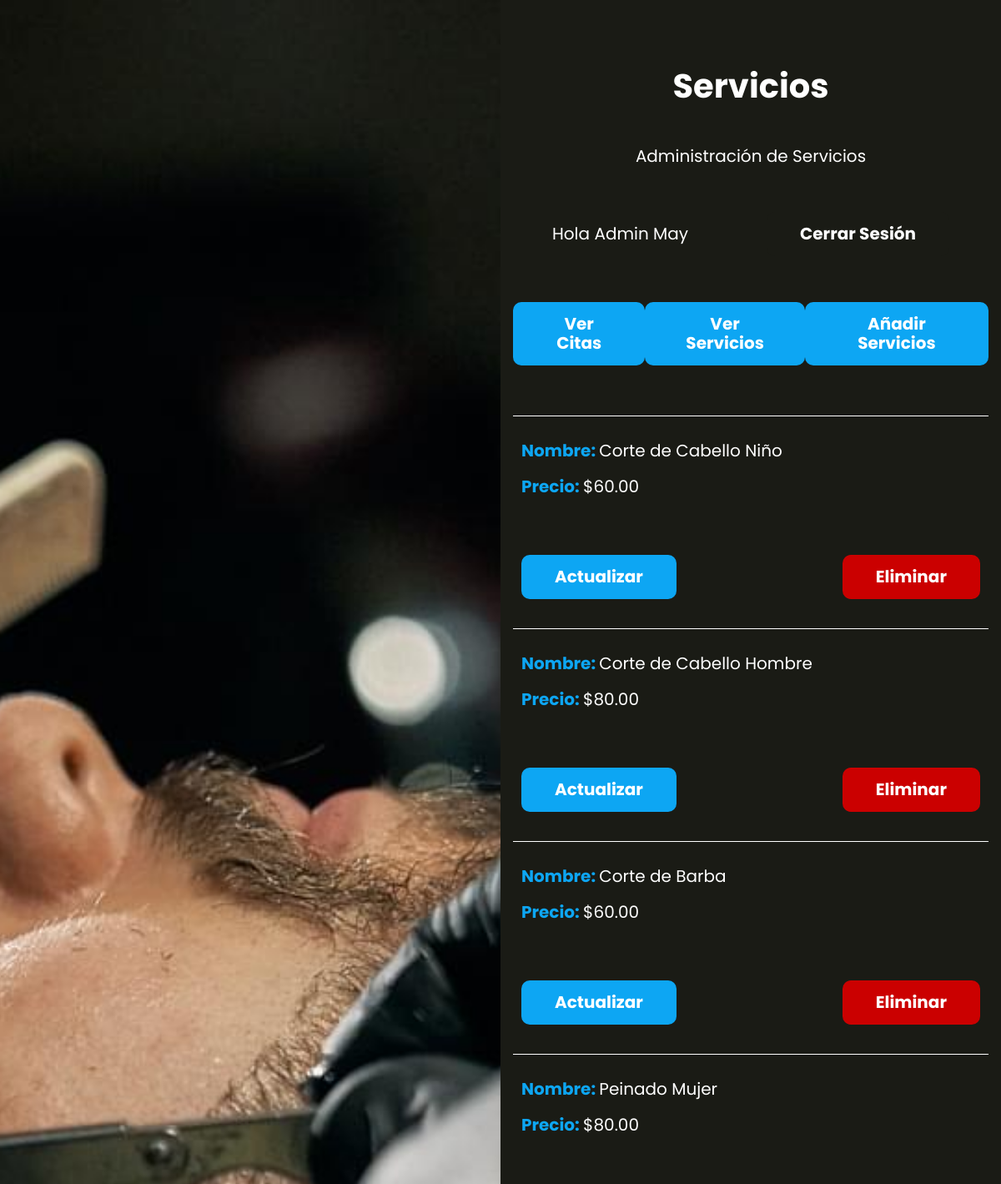
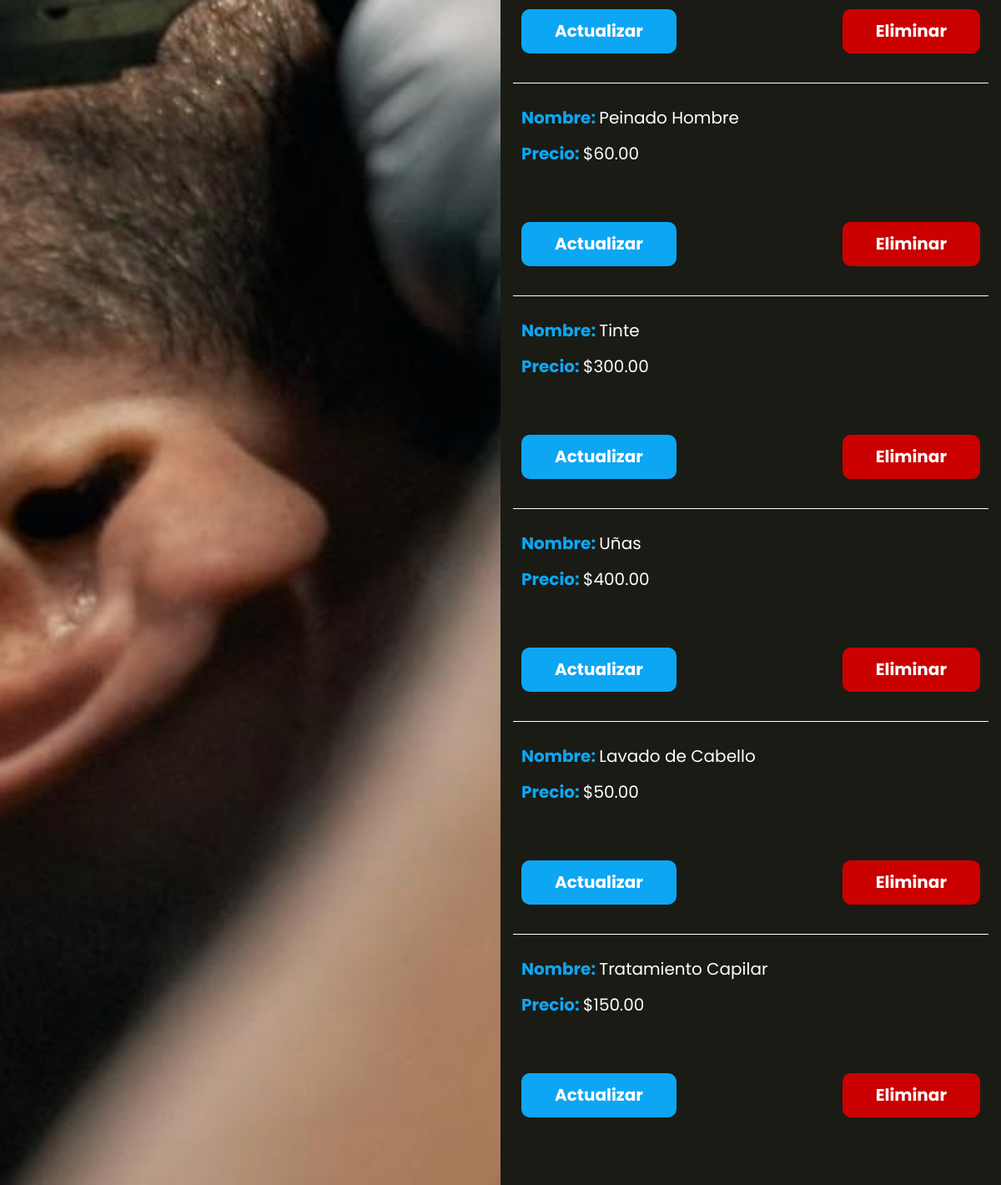
The app's page /servicios (signed in), older data (2 pictures, top to bottom).
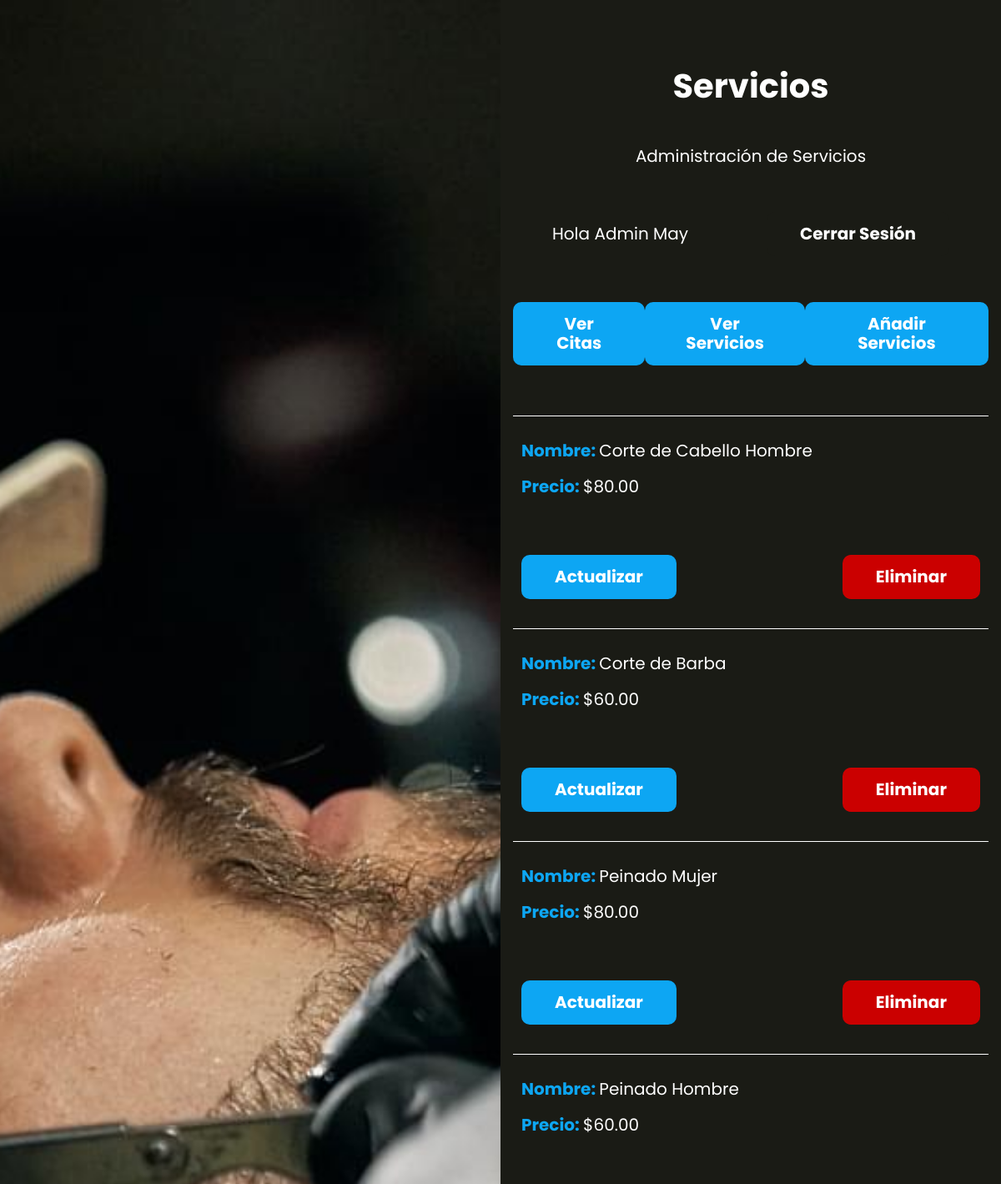
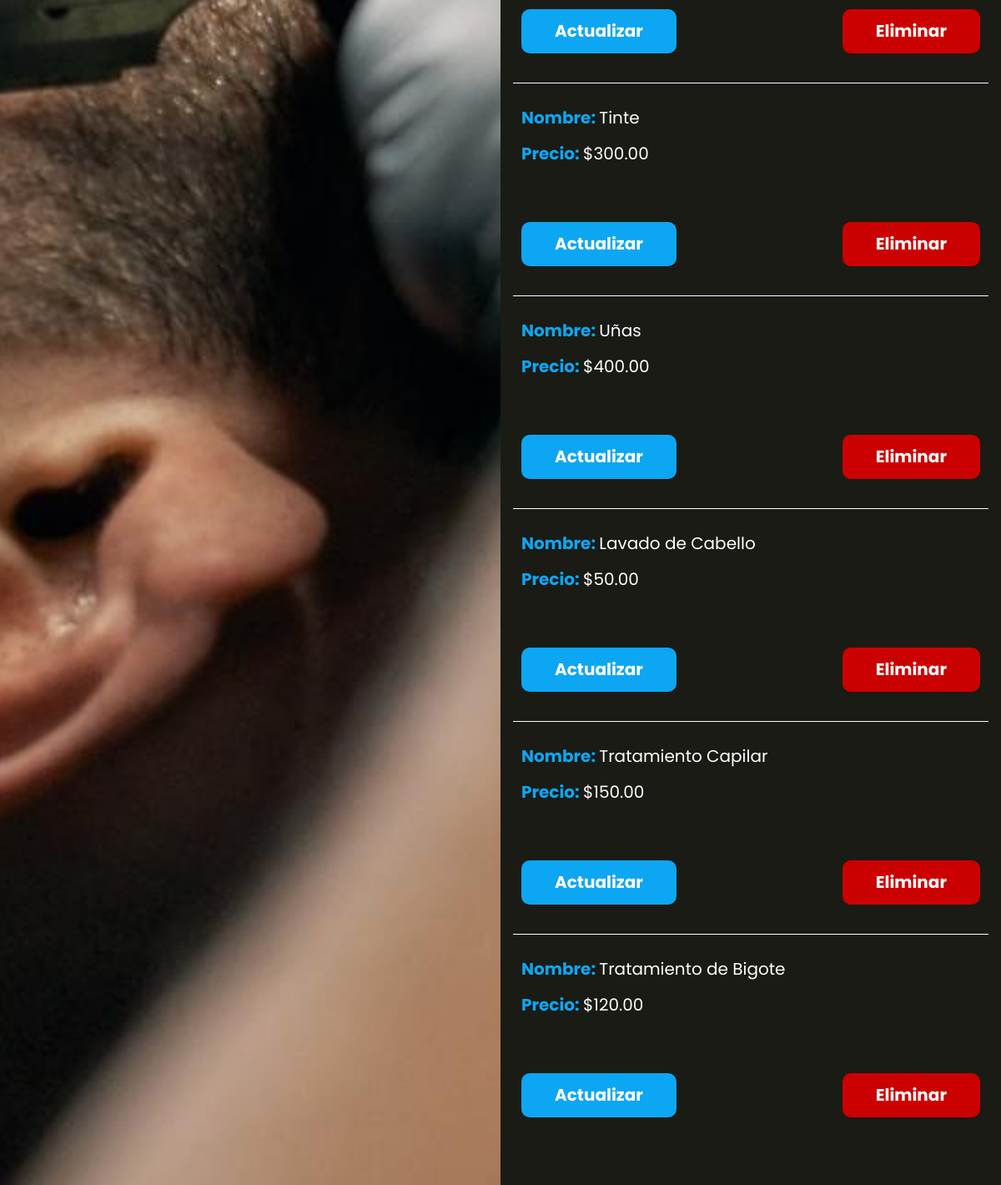
The same page, newer data (2 pictures, top to bottom).
### tables this page shows
CREATE TABLE `servicios` (
  `id` int NOT NULL AUTO_INCREMENT,
  `nombre` varchar(60) DEFAULT NULL,
  `precio` decimal(5,2) DEFAULT NULL,
  PRIMARY KEY (`id`)
);

### controllers/ServicioController.php (called while the page is built, shortened)
<?php
class ServicioController {
    public static function index(Router $router){
        $servicios = Servicio::all();
        $router->render("servicios/index", [
            "nombre" => $_SESSION["nombre"],
            "servicios" => $servicios
        ]);
    }
}

### public/index.php (called while the page is built, shortened)
<?php
$router = new Router();
$router->get("/", [LoginController::class, "login"]);
$router->post("/", [LoginController::class, "login"]);
$router->get("/logout", [LoginController::class, "logout"]);
$router->get("/olvide", [LoginController::class, "olvide"]);
$router->post("/olvide", [LoginController::class, "olvide"]);
$router->get("/recuperar", [LoginController::class, "recuperar"]);
$router->post("/recuperar", [LoginController::class, "recuperar"]);
$router->get("/crear-cuenta", [LoginController::class, "crear"]);
$router->post("/crear-cuenta", [LoginController::class, "crear"]);
$router->get("/confirmar-cuenta", [LoginController::class, "confirmar"]);
$router->get("/mensaje", [LoginController::class, "mensaje"]);
$router->get("/cita", [CitaController::class, "index"]);
$router->get("/admin", [AdminController::class, "index"]);
$router->get("/api/servicios", [APIController::class, "index"]);
$router->post("/api/citas", [APIController::class, "guardar"]);
$router->post("/api/eliminar", [APIController::class, "eliminar"]);
$router->get("/servicios", [ServicioController::class, "index"]);
$router->get("/servicios/crear", [ServicioController::class, "crear"]);
$router->post("/servicios/crear", [ServicioController::class, "crear"]);
$router->get("/servicios/actualizar", [ServicioController::class, "actualizar"]);
$router->post("/servicios/actualizar", [ServicioController::class, "actualizar"]);
$router->post("/servicios/eliminar", [ServicioController::class, "eliminar"]);
$router->comprobarRutas();

### models/ActiveRecord.php (called while the page is built, shortened)
<?php
class ActiveRecord {
    protected static $db;
    protected static $tabla = '';
    public static function setDB($database) {
        self::$db = $database;
    }
    public static function consultarSQL($query) {
        $resultado = self::$db->query($query);
        $array = [];
        while($registro = $resultado->fetch_assoc()) {
            $array[] = static::crearObjeto($registro);
        }
        return $array;
    }
    protected static function crearObjeto($registro) {
        $objeto = new static;
        foreach($registro as $key => $value ) {
            if(property_exists( $objeto, $key  )) {
                $objeto->$key = $value;
            }
        }
        return $objeto;
    }
    public static function all() {
        $query = "SELECT * FROM " . static::$tabla;
        $resultado = self::consultarSQL($query);
        return $resultado;
    }
}

### views/servicios/index.php (the view, shortened to what this page needs)
<h1 class="nombre-pagina">Servicios</h1>
<p class="descripcion-pagina">Administración de Servicios</p>
<?php
    include_once __DIR__ . "/../templates/barra.php";
?>
<ul class="servicios">
    <?php foreach($servicios as $servicio){ ?>
        <li>
            <p>Nombre: <span><?php echo $servicio->nombre; ?></span></p>
            <p>Precio: <span>$<?php echo $servicio->precio; ?></span></p>
            <div class="acciones">
                <a class="boton" href="/servicios/actualizar?id=<?php echo $servicio->id; ?>">Actualizar</a>
                <form action="/servicios/eliminar" method="POST">
                    <input type="submit" class="boton-eliminar" value="Eliminar">
                </form>
            </div>
        </li>
    <?php } ?>
</ul>

### views/templates/barra.php
<div class="barra">
    <p>Hola <?php echo $nombre ?? ""; ?></p>
    <a class="boton" href="/logout">Cerrar Sesión</a>
</div>
<?php if(isset($_SESSION["admin"])){ ?>
    <div class="barra-servicios">
        <a class="boton" href="/admin">Ver Citas</a>
        <a class="boton" href="/servicios">Ver Servicios</a>
        <a class="boton" href="/servicios/crear">Añadir Servicios</a>
    </div>
<?php
    }
?>

### Router.php (shortened to what this page needs)
<?php
class Router
{
    public array $getRoutes = [];
    public array $postRoutes = [];
    public function get($url, $fn)
    {
        $this->getRoutes[$url] = $fn;
    }
    public function post($url, $fn)
    {
        $this->postRoutes[$url] = $fn;
    }
    public function comprobarRutas()
    {
        $currentUrl = $_SERVER['PATH_INFO'] ?? '/';
        $method = $_SERVER['REQUEST_METHOD'];
        if ($method === 'GET') {
            $fn = $this->getRoutes[$currentUrl] ?? null;
        } else {
            $fn = $this->postRoutes[$currentUrl] ?? null;
        }
        if ( $fn ) {
            call_user_func($fn, $this);
        } else {
            echo "Página No Encontrada o Ruta no válida";
        }
    }
    public function render($view, $datos = [])
    {
        include_once __DIR__ . "/views/$view.php";
        $contenido = ob_get_clean();
        include_once __DIR__ . '/views/layout.php';
    }
}

### views/layout.php (shortened to what this page needs)
<!DOCTYPE html>
<html lang="en">
<head>
    <link rel="stylesheet" href="/build/css/app.css">
</head>
<body>
    <div class="contenedor-app">
        <div class="imagen"></div>
        <div class="app">
            <?php echo $contenido; ?>
        </div>
    </div>
</body>
</html>

### public/build/css/app.css (style rules this page uses)
html { line-height:1.15;-webkit-text-size-adjust:100% }
body { margin:0 }
h1 { font-size:2em;margin:.67em 0 }
a { background-color:transparent }
button,input,optgroup,select,textarea { font-family:inherit;font-size:100%;line-height:1.15;margin:0 }
button,input { overflow:visible }
[type=button],[type=reset],[type=submit],button { -webkit-appearance:button }
html { font-size:62.5%;box-sizing:border-box;height:100% }
body { min-height:100%;display:flex;flex-direction:column;background-color:#1a1b15;color:#fff;font-family:Poppins,sans-serif;font-size:1.6rem }
@media (min-width:768px) { body { height:100% } }
*,:after,:before { box-sizing:inherit }
a { text-decoration:none }
h1,h2,h3 { font-family:Poppins,sans-serif;margin:0 0 2.5rem;font-weight:900;color:#fff;text-align:center }
h1 { font-size:4rem }
p { color:#fff;font-size:2rem }
.nombre-pagina { margin:5rem 0;font-weight:700 }
.descripcion-pagina,.nombre-pagina { text-align:center }
@media (min-width:768px) { .contenedor-app { display:grid;grid-template-columns:repeat(2,1fr);min-height:100vh } }
.contenedor-app .imagen { background-image:url(/build/img/1.jpg);background-size:cover;background-position:50%;height:20rem }
@media (min-width:768px) { .contenedor-app .imagen { height:auto } }
.contenedor-app .app { width:95%;margin:0 auto;padding:3rem 0 }
@media (min-width:768px) { .contenedor-app .app { overflow:scroll } }
.barra { margin:5rem 0;display:flex;justify-content:space-between;align-items:center }
@media (min-width:768px) { .barra { justify-content:space-around } }
.barra .boton { background-color:#1a1b15;padding:1.5rem 4rem;color:#fff;font-size:2rem;font-weight:400;display:inline-block;font-weight:700;border:none;transition-property:background-color;transition-duration:.3s;text-align:center;display:block;width:100%;width:60%;margin:0 }
@media (min-width:768px) { .barra .boton { width:auto } }
.barra-servicios { margin-bottom:5rem }
@media (min-width:768px) { .barra-servicios { display:flex;justify-content:space-around } }
.barra-servicios .boton { margin:0 0 1rem }
.citas,.servicios { list-style:none;padding:0 }
.citas li,.servicios li { padding:1rem;border-top:1px solid #fff }
.citas li p,.servicios li p { font-weight:700;color:#0da6f3 }
.citas li .servicio,.citas li span,.servicios li .servicio,.servicios li span { font-weight:400;color:#fff }
.servicios .acciones { margin:0;justify-content:space-between;align-items:baseline }
.servicios .boton-eliminar { margin:0 }
.boton { background-color:#0da6f3;padding:1.5rem 4rem;color:#fff;font-size:2rem;font-weight:400;display:inline-block;font-weight:700;border:none;transition-property:background-color;transition-duration:.3s;text-align:center;display:block;width:100%;margin:5rem 0;border-radius:1rem }
@media (min-width:768px) { .boton { width:auto } }
.boton-eliminar { background-color:#cb0000;padding:1.5rem 4rem;color:#fff;font-size:2rem;font-weight:400;display:inline-block;font-weight:700;border:none;transition-property:background-color;transition-duration:.3s;text-align:center;display:block;width:100%;margin:5rem 0;border-radius:1rem }
@media (min-width:768px) { .boton-eliminar { width:auto } }
.acciones { margin-top:5rem }
@media (min-width:768px) { .acciones { display:flex;justify-content:space-around } }
.acciones a { margin-bottom:2.5rem }
.acciones a,.alerta { color:#fff;display:block;text-align:center }

Row changes from the older to the newer data that the page shows:
removed servicios: nombre "Corte de Cabello Niño", precio "60.00"
added servicios: nombre "Tratamiento de Bigote", precio "120.00"
